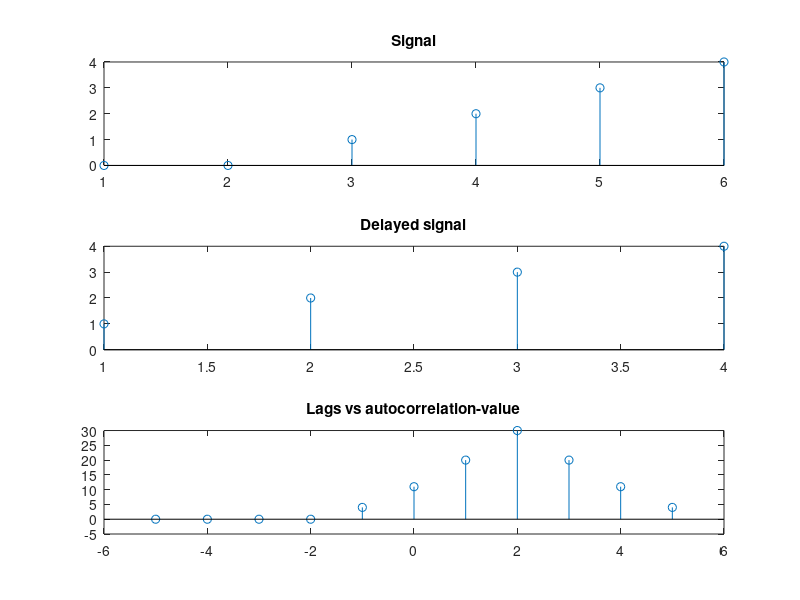

Write MATLAB code to recreate this figure.
clc;
clear all;
close all;
 
x=[0 0 1 2 3 4];
x1=[1 2 3 4];
 
[autocorr, lags] = xcorr(x,x1)
 
subplot(3,1,1);
stem(x);
title('Signal');
subplot(3,1,2);
stem(x1);
title('Delayed signal');
subplot(3,1,3);
stem(lags,autocorr);
title('Lags vs autocorrelation-value');
 
 
[~, index] = max(autocorr);
 
delay_sample = abs(lags(index))
Fs=1;
delay_seconds = delay_sample/Fs
